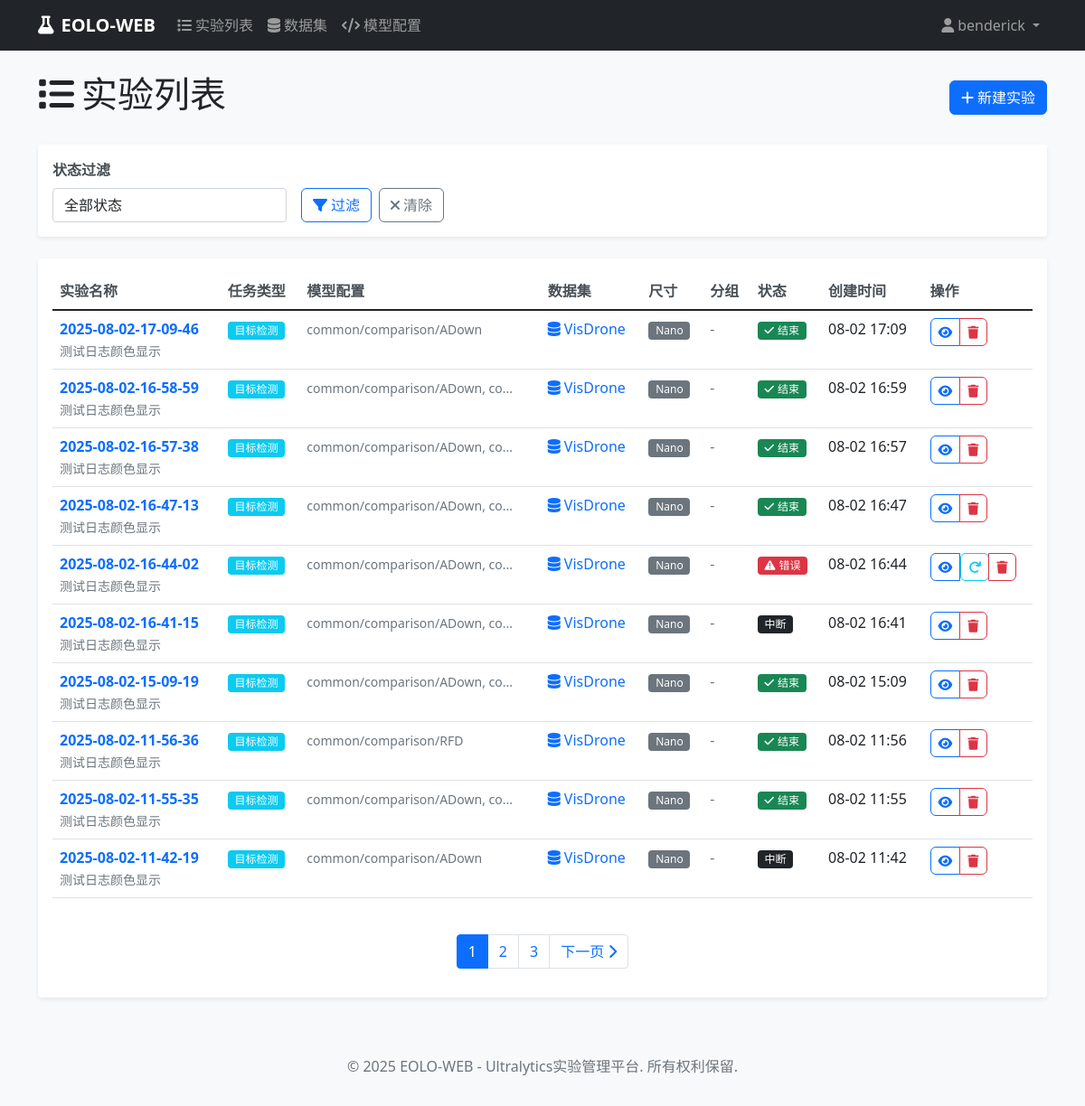
Page /experiments/list/ (signed in) on the committed database.
### accounts/models.py (models this page shows, shortened)
class User(AbstractUser):
    phone = models.CharField(max_length=15, blank=True, null=True, verbose_name="电话号码")
    department = models.CharField(max_length=100, blank=True, null=True, verbose_name="部门")
    created_at = models.DateTimeField(auto_now_add=True, verbose_name="创建时间")
    updated_at = models.DateTimeField(auto_now=True, verbose_name="更新时间")
    class Meta:
        verbose_name = "用户"
        verbose_name_plural = "用户"

### experiments/models.py (models this page shows, shortened)
class Experiment(models.Model):
    EXPERIMENT_STATUS_CHOICES = [
        ('pending', '待启动'),
        ('queued', '排队'),
        ('running', '运行'),
        ('interrupted', '中断'),
        ('error', '错误'),
        ('completed', '完成'),
    ]
    TASK_TYPE_CHOICES = [
        ('detect', '目标检测'),
        ('segment', '实例分割'),
        ('classify', '图像分类'),
        ('pose', '姿态估计'),
        ('track', '目标跟踪'),
    ]
    name = models.CharField(max_length=200, verbose_name="实验名称")
    description = models.TextField(blank=True, null=True, verbose_name="实验描述")
    user = models.ForeignKey(User, on_delete=models.CASCADE, verbose_name="创建用户")
    task_type = models.CharField(max_length=20, choices=TASK_TYPE_CHOICES, default='detect', verbose_name="任务类型")
    model_configs = models.TextField(blank=True, null=True, verbose_name="模型配置", help_text="逗号分隔的模型配置路径")
    setting_config = models.CharField(max_length=200, blank=True, null=True, verbose_name="参数配置", help_text="参数配置文件路径")
    dataset = models.CharField(max_length=200, default='', verbose_name="数据集名称")
    epochs = models.IntegerField(default=100, verbose_name="训练轮数")
    batch_size = models.IntegerField(default=16, verbose_name="批量大小")
    device = models.CharField(max_length=20, default='auto', verbose_name="设备")
    SCALE_CHOICES = [
        ('n', 'Nano'),
        ('s', 'Small'),
        ('m', 'Medium'),
        ('l', 'Large'),
        ('x', 'Extra Large'),
    ]
    scale = models.CharField(max_length=1, choices=SCALE_CHOICES, default='n', verbose_name="尺寸")
    group = models.CharField(max_length=100, blank=True, null=True, verbose_name="分组")
    exp_timestamp = models.CharField(max_length=50, blank=True, null=True, verbose_name="实验时间戳")
    project_name = models.CharField(max_length=100, blank=True, null=True, verbose_name="项目名称")
    status = models.CharField(max_length=20, choices=EXPERIMENT_STATUS_CHOICES, default='pending', verbose_name="状态")
    command = models.TextField(blank=True, null=True, verbose_name="生成的命令")
    created_at = models.DateTimeField(auto_now_add=True, verbose_name="创建时间")
    updated_at = models.DateTimeField(auto_now=True, verbose_name="更新时间")
    started_at = models.DateTimeField(blank=True, null=True, verbose_name="开始时间")
    completed_at = models.DateTimeField(blank=True, null=True, verbose_name="完成时间")
    log_file = models.CharField(max_length=500, blank=True, null=True, verbose_name="日志文件")
    result_file = models.CharField(max_length=500, blank=True, null=True, verbose_name="结果文件")
    error_message = models.TextField(blank=True, null=True, verbose_name="错误信息")
    class Meta:
        verbose_name = "实验"
        verbose_name_plural = "实验"
        ordering = ['-created_at']
    @property
    def dataset_info(self):
        try:
            from datasets.models import DatasetManager
            manager = DatasetManager()
            dataset_obj = manager.get_dataset_by_name(self.dataset)
        except Exception:
            pass
        return None

### experiments/views.py (the view)
# urls.py: path('list/', views.experiment_list_view, name='list'),
@login_required
def experiment_list_view(request):
    experiments = Experiment.objects.filter(user=request.user)
    status_filter = request.GET.get('status')
    if status_filter:
        experiments = experiments.filter(status=status_filter)
    paginator = Paginator(experiments, 10)  # 每页显示10个实验
    page_number = request.GET.get('page')
    page_obj = paginator.get_page(page_number)
    context = {
        'page_obj': page_obj,
        'status_filter': status_filter,
    }
    return render(request, 'experiments/experiment_list.html', context)

### datasets/models.py (called while the page is built, shortened)
    def get_all_datasets(self):
        datasets = []
        if not os.path.exists(self.datasets_dir):
            return datasets

    def get_dataset_by_name(self, name):
        datasets = self.get_all_datasets()
        for dataset in datasets:
            if dataset.name == name:
                return dataset
        return None

### templates/experiments/experiment_list.html (shortened to what this page needs)
{% extends 'base.html' %}
{% block content %}
<div class="d-flex justify-content-between align-items-center mb-4">
    <h1><i class="fas fa-list me-2"></i>实验列表</h1>
    <a href="{% url 'experiments:create' %}" class="btn btn-primary">
        <i class="fas fa-plus me-1"></i>新建实验
    </a>
</div>
<div class="card mb-4">
    <div class="card-body">
        <form method="get" class="row g-3">
            <div class="col-md-3">
                <label class="form-label">状态过滤</label>
                <select name="status" class="form-control">
                    <option value="">全部状态</option>
                </select>
            </div>
            <div class="col-md-3 d-flex align-items-end">
                <button type="submit" class="btn btn-outline-primary">
                    <i class="fas fa-filter me-1"></i>过滤
                </button>
                <a href="{% url 'experiments:list' %}" class="btn btn-outline-secondary ms-2">
                    <i class="fas fa-times me-1"></i>清除
                </a>
            </div>
        </form>
    </div>
</div>
<div class="card">
    <div class="card-body">
        {% if page_obj %}
        <div class="table-responsive">
            <table class="table table-hover">
                <thead>
                    <tr>
                        <th>实验名称</th>
                        <th>任务类型</th>
                        <th>模型配置</th>
                        <th>数据集</th>
                        <th>尺寸</th>
                        <th>分组</th>
                        <th>状态</th>
                        <th>创建时间</th>
                        <th>操作</th>
                    </tr>
                </thead>
                <tbody>
                    {% for experiment in page_obj %}
                    <tr>
                        <td>
                            <a href="{% url 'experiments:detail' experiment.pk %}" class="text-decoration-none fw-bold">
                                {{ experiment.name }}
                            </a>
                            {% if experiment.description %}
                            <br><small class="text-muted">{{ experiment.description|truncatechars:50 }}</small>
                            {% endif %}
                        </td>
                        <td>
                            <span class="badge bg-info">{{ experiment.get_task_type_display }}</span>
                        </td>
                        <td>
                            {% if experiment.model_configs %}
                                <small class="text-muted">{{ experiment.model_configs|truncatechars:30 }}</small>
                            {% else %}
                                <span class="text-muted">未配置</span>
                            {% endif %}
                        </td>
                        <td>
                            <a href="{% url 'datasets:detail' experiment.dataset %}" class="text-decoration-none">
                                <i class="fas fa-database me-1"></i>{{ experiment.dataset }}
                            </a>
                        </td>
                        <td>
                            <span class="badge bg-secondary">{{ experiment.get_scale_display }}</span>
                        </td>
                        <td>
                            {% if experiment.group %}
                                <span class="text-primary">{{ experiment.group }}</span>
                            {% else %}
                                <span class="text-muted">-</span>
                            {% endif %}
                        </td>
                        <td>
                            {% if experiment.status == 'pending' %}
                                <span class="badge bg-secondary">
                                    <i class="fas fa-clock me-1"></i>待启动
                                </span>
                            {% elif experiment.status == 'queued' %}
                                <span class="badge bg-warning">
                                    <i class="fas fa-hourglass-half me-1"></i>排队
                                </span>
                            {% elif experiment.status == 'running' %}
                                <span class="badge bg-primary">
                                    <i class="fas fa-play me-1"></i>运行
                                </span>
                            {% elif experiment.status == 'error' %}
                                <span class="badge bg-danger">
                                    <i class="fas fa-exclamation-triangle me-1"></i>错误
                                </span>
                            {% elif experiment.status == 'completed' %}
                                <span class="badge bg-success">
                                    <i class="fas fa-check me-1"></i>结束
                                </span>
                            {% else %}
                                <span class="badge bg-dark">{{ experiment.get_status_display }}</span>
                            {% endif %}
                        </td>
                        <td>{{ experiment.created_at|date:"m-d H:i" }}</td>
                        <td>
                            <div class="btn-group btn-group-sm">
                                <a href="{% url 'experiments:detail' experiment.pk %}"
                                   class="btn btn-outline-primary btn-sm" title="查看详情">
                                    <i class="fas fa-eye"></i>
                                </a>
                                {% if experiment.status == 'pending' %}
                                <a href="{% url 'experiments:edit' experiment.pk %}"
                                   class="btn btn-outline-secondary btn-sm" title="编辑实验">
                                    <i class="fas fa-edit"></i>
                                </a>
                                <form method="post" action="{% url 'experiments:start' experiment.pk %}"
                                      style="display: inline;">
                                    {% csrf_token %}
                                    <button type="submit" class="btn btn-outline-success btn-sm"
                                            title="启动实验"
                                            onclick="return confirm('确认启动实验 {{ experiment.name }}？')">
                                        <i class="fas fa-play"></i>
                                    </button>
                                </form>
                                {% elif experiment.status == 'error' %}
                                <form method="post" action="{% url 'experiments:restart' experiment.pk %}"
                                      style="display: inline;">
                                    <button type="submit" class="btn btn-outline-info btn-sm"
                                            title="重新启动实验"
                                            onclick="return confirm('确认重新启动实验 {{ experiment.name }}？')">
                                        <i class="fas fa-redo"></i>
                                    </button>
                                </form>
                                {% endif %}
                                <a href="{% url 'experiments:delete' experiment.pk %}"
                                   class="btn btn-outline-danger btn-sm" title="删除实验">
                                    <i class="fas fa-trash"></i>
                                </a>
                            </div>
                        </td>
                    </tr>
                    {% endfor %}
                </tbody>
            </table>
        </div>
        {% if page_obj.has_other_pages %}
        <nav aria-label="实验列表分页">
            <ul class="pagination justify-content-center mt-4">
                {% for num in page_obj.paginator.page_range %}
                {% if page_obj.number == num %}
                <li class="page-item active">
                    <span class="page-link">{{ num }}</span>
                </li>
                {% elif num > page_obj.number|add:'-3' and num < page_obj.number|add:'3' %}
                <li class="page-item">
                    <a class="page-link" href="?page={{ num }}{% if status_filter %}&status={{ status_filter }}{% endif %}">{{ num }}</a>
                </li>
                {% endif %}
                {% endfor %}
                {% if page_obj.has_next %}
                <li class="page-item">
                    <a class="page-link" href="?page={{ page_obj.next_page_number }}{% if status_filter %}&status={{ status_filter }}{% endif %}">
                        下一页 <i class="fas fa-chevron-right"></i>
                    </a>
                </li>
                {% endif %}
            </ul>
        </nav>
        {% endif %}
        {% endif %}
    </div>
</div>
{% endblock %}

### templates/base.html (shortened to what this page needs)
<!DOCTYPE html>
<html lang="zh-CN">
<head>
    <link href="https://cdn.jsdelivr.net/npm/bootstrap@5.1.3/dist/css/bootstrap.min.css" rel="stylesheet">
    <link href="https://cdnjs.cloudflare.com/ajax/libs/font-awesome/6.0.0/css/all.min.css" rel="stylesheet">
    {% load static %}
    <link rel="stylesheet" href="{% static 'css/main.css' %}">
</head>
<body>
    {% block navbar %}
    <nav class="navbar navbar-expand-lg navbar-dark bg-dark">
        <div class="container">
            <a class="navbar-brand" href="{% url 'experiments:dashboard' %}">
                <i class="fas fa-flask me-2"></i>EOLO-WEB
            </a>
            <div class="collapse navbar-collapse" id="navbarNav">
                {% if user.is_authenticated %}
                <ul class="navbar-nav me-auto">
                    <li class="nav-item">
                        <a class="nav-link" href="{% url 'experiments:list' %}">
                            <i class="fas fa-list me-1"></i>实验列表
                        </a>
                    </li>
                    <li class="nav-item">
                        <a class="nav-link" href="{% url 'datasets:list' %}">
                            <i class="fas fa-database me-1"></i>数据集
                        </a>
                    </li>
                    <li class="nav-item">
                        <a class="nav-link" href="{% url 'models_manager:model_manager' %}">
                            <i class="fas fa-code me-1"></i>模型配置
                        </a>
                    </li>
                </ul>
                <ul class="navbar-nav">
                    <li class="nav-item dropdown">
                        <a class="nav-link dropdown-toggle" href="#" id="navbarDropdown" role="button" data-bs-toggle="dropdown">
                            <i class="fas fa-user me-1"></i>{{ user.username }}
                        </a>
                    </li>
                </ul>
                {% endif %}
            </div>
        </div>
    </nav>
    {% endblock %}
    <main class="container my-4">
        {% block content %}{% endblock %}
    </main>
    <footer class="bg-light text-center text-muted py-3 mt-5">
        <div class="container">
            <p>&copy; 2025 EOLO-WEB - Ultralytics实验管理平台. 所有权利保留.</p>
        </div>
    </footer>
    {% load static %}
</body>
</html>

### static/css/main.css (style rules this page uses)
body { font-family: 'Segoe UI', Tahoma, Geneva, Verdana, sans-serif; background-color: #f8f9fa; }
.navbar-brand { font-weight: bold; font-size: 1.25rem; }
.navbar-nav .nav-link { font-weight: 500; }
.card { border: none; box-shadow: 0 0.125rem 0.25rem rgba(0, 0, 0, 0.075); margin-bottom: 1.5rem; }
.btn { border-radius: 0.375rem; font-weight: 500; }
.btn-group .btn { border-radius: 0.375rem; }
.table th { font-weight: 600; border-top: none; color: #495057; }
.badge { font-size: 0.75em; font-weight: 500; }
.form-label { font-weight: 600; color: #495057; }

### rows in the picture
User: username "benderick"
Experiment: name "2025-08-02-17-09-46", description "测试日志颜色显示", task_type "目标检测", model_configs "common/comparison/ADown", dataset "VisDrone", scale "Nano", status "completed" (drawn), created_at "08-02 17:09"
Experiment: name "2025-08-02-16-58-59", description "测试日志颜色显示", task_type "目标检测", model_configs "common/comparison/ADown, co...", dataset "VisDrone", scale "Nano", status "completed" (drawn), created_at "08-02 16:59"
Experiment: name "2025-08-02-16-57-38", description "测试日志颜色显示", task_type "目标检测", model_configs "common/comparison/ADown, co...", dataset "VisDrone", scale "Nano", status "completed" (drawn), created_at "08-02 16:57"
Experiment: name "2025-08-02-16-47-13", description "测试日志颜色显示", task_type "目标检测", model_configs "common/comparison/ADown, co...", dataset "VisDrone", scale "Nano", status "completed" (drawn), created_at "08-02 16:47"
Experiment: name "2025-08-02-16-44-02", description "测试日志颜色显示", task_type "目标检测", model_configs "common/comparison/ADown, co...", dataset "VisDrone", scale "Nano", status "error" (drawn), created_at "08-02 16:44"
Experiment: name "2025-08-02-16-41-15", description "测试日志颜色显示", task_type "目标检测", model_configs "common/comparison/ADown, co...", dataset "VisDrone", scale "Nano", status "中断", created_at "08-02 16:41"
Experiment: name "2025-08-02-15-09-19", description "测试日志颜色显示", task_type "目标检测", model_configs "common/comparison/ADown, co...", dataset "VisDrone", scale "Nano", status "completed" (drawn), created_at "08-02 15:09"
Experiment: name "2025-08-02-11-56-36", description "测试日志颜色显示", task_type "目标检测", model_configs "common/comparison/RFD", dataset "VisDrone", scale "Nano", status "completed" (drawn), created_at "08-02 11:56"
Experiment: name "2025-08-02-11-55-35", description "测试日志颜色显示", task_type "目标检测", model_configs "common/comparison/ADown, co...", dataset "VisDrone", scale "Nano", status "completed" (drawn), created_at "08-02 11:55"
Experiment: name "2025-08-02-11-42-19", description "测试日志颜色显示", task_type "目标检测", model_configs "common/comparison/ADown", dataset "VisDrone", scale "Nano", status "中断", created_at "08-02 11:42"

### other values in the picture
{{ num }} "1"
{{ num }} "2" "3"
